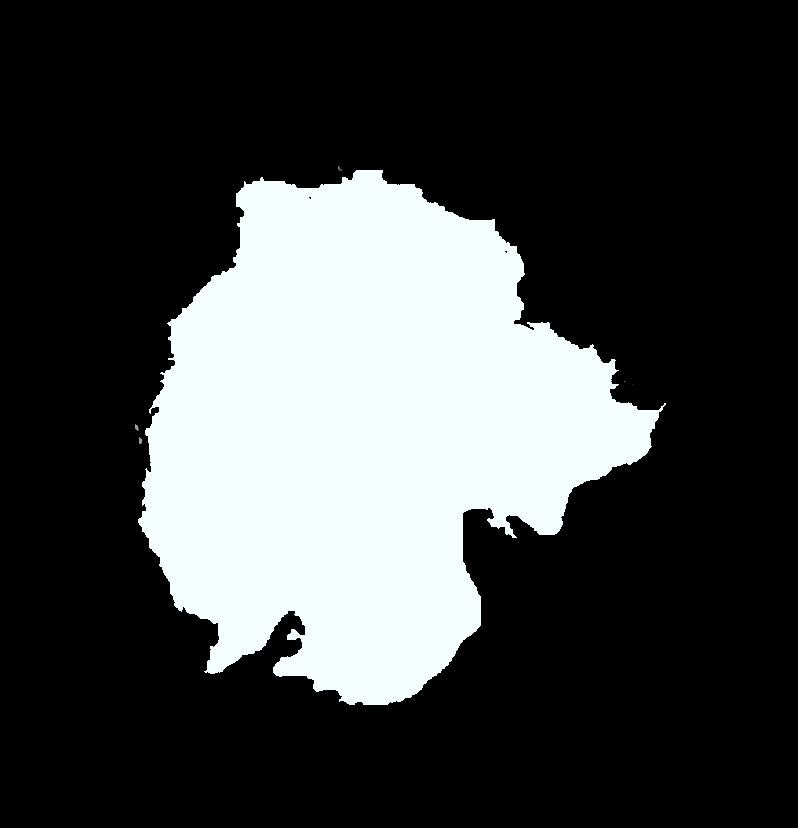
%> input picture map_ice.png, 798 x 828 px
$ octave Main.m   (GNU Octave 9; MATLAB toolbox functions it lacks are replaced by stand-ins)
%> lines starting %> are read from the running program, lines starting %| are printed output that depends on the picture; in (x1, y1, x2, y2) boxes, pixels count from 0 and x2, y2 are one past the last pixel; in counts of white or black regions, pixels touching at a corner belong together; the program's own positions count from 1
clc; close all; clearvars;
system('rm -rf ./Pics');
system('mkdir ./Pics');

%% System configuration
Scale = 0.2;
Im_ice = imread('map_ice.png');
%> Im_ice is the input picture: size 828x798x3 uint8; mean R, G, B 64.3, 66.7, 66.7
Im_ice = im2bw(Im_ice,0.5);
%> Im_ice: size 828x798 logical; 26.2% white; 4 white regions (3 under 20 px), largest, box (x1, y1, x2, y2) and area: (138, 170, 666, 705) 172786
Im_ice = imresize(Im_ice,Scale);
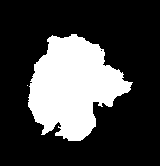
%> Im_ice: size 166x160 logical; 26.2% white; 2 white regions (1 under 20 px), largest, box (x1, y1, x2, y2) and area: (28, 34, 133, 141) 6946
% imshow(Im_ice)

Im_land = imread('map_land.png');
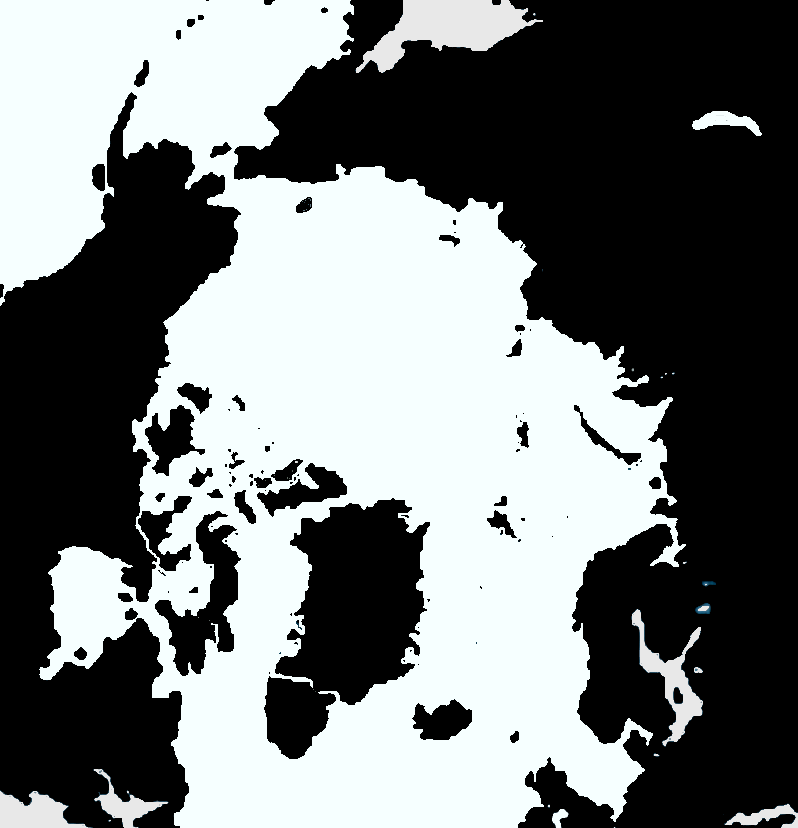
%> input picture map_land.png, 798 x 828 px
%> Im_land is the input picture: size 828x798x3 uint8; mean R, G, B 114.6, 118.7, 118.8
Im_land = im2bw(Im_land,0.5);
%> Im_land: size 828x798 logical; 46.7% white; 24 white regions (14 under 20 px), largest, box (x1, y1, x2, y2) and area: (0, 0, 686, 828) 294615, (356, 0, 543, 73) 6326, (632, 609, 703, 746) 2523
Im_land = imresize(Im_land,Scale);
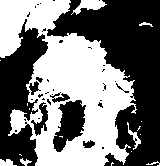
%> Im_land: size 166x160 logical; 46.7% white; 17 white regions (10 under 20 px), largest, box (x1, y1, x2, y2) and area: (0, 0, 137, 166) 11831, (71, 0, 107, 15) 252, (127, 122, 141, 150) 100
% imshow(Im_land)

Land = Im_land == 0 ;
Ice = Im_ice == 1;

[Lx,Ly] = size(Im_land);
%> Lx = 166; Ly = 160
Lx = Lx - 1;
%> Lx = 165
Ly = Ly - 1;
%> Ly = 159

Param.dx = 1;
Param.dy = 1;

% Simulation time
Time = 4000000000;      % s
Param.dt = 5000 ;       % s

% Number of conservative (Cahn-Hilliard) fields
NCH = 0;

% Number of non-conservative (Allen-Cahn) fields
NAC = 1;

% Number of thermal fields
NTH = 1;

% Gradient coeff.
EPS_CH(1:NCH) = 2e0;
EPS_AC(1:NAC) = 1e3;

% Mobility
M0_CH(1:NCH) = 5e-1;
M0_AC(1:NAC) = 1e-9;

% Output options
EveryNStep = 200;

% Thermal
Mat.Tm = 273;
Mat.Cp_water = 4.187e3; % heat capacity of water J/kgK;
Mat.Cp_ice = 2.108e3;   % heat capacity of ice J/kgK
Mat.Cp_land = 8.0e2;    % heat capacity of land J/kgK

Mat.Q =  334000;        % latent heat of ice J/Kg

Mat.K_water = 0.5918;    % thermal conductivity of water W·m−1·K−1
Mat.K_ice =   2.0914;    % thermal conductivity of water W·m−1·K−1
Mat.K_land =  0.255;     % thermal conductivity of water W·m−1·K−1

Mat.Rho_water = 997;  %kg/m3
Mat.Rho_ice =  916.8; %Kg/m3
Mat.Rho_land = 2000; %Kg/m3

%% Initialize variables
X0 = 0 : Param.dx : Lx;
%> X0 = 166 values from 0 to 165
Y0 = 0 : Param.dx : Ly;
%> Y0 = 160 values from 0 to 159

Nx = length(X0);
%> Nx = 166
Ny = length(Y0);
%> Ny = 160

X = meshgrid(X0,Y0);
Y = meshgrid(Y0,X0)';

Phi = ones(Nx, Ny , NAC);
T = ones(Nx, Ny , NTH) * 273+2;

Flag_Ice = repmat(Ice,1,1,NTH);
Flag_Land= repmat(Land,1,1,NTH);

%> (the run ends here)
